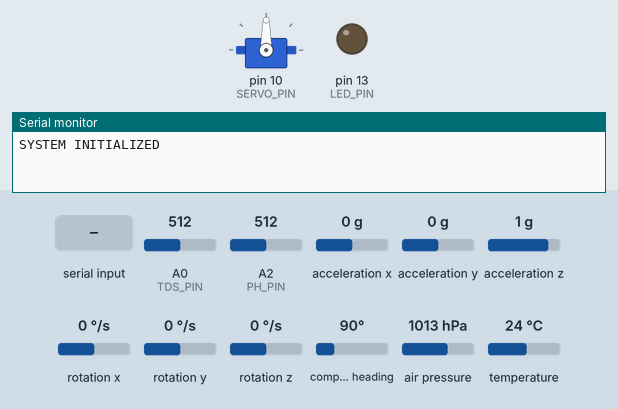
Simulated run of this sketch. Board: Arduino Uno, built with avr-gcc and run on an emulated ATmega328P. Shown: servo, output pins drawn as LEDs (lit = HIGH), the last lines printed to the serial monitor. Dashed ring = blinking. Inputs (shaded band) come from the test bench; at power-on: A0 (TDS_PIN) = 512, A2 (PH_PIN) = 512, acceleration x 0 g, acceleration y 0 g, acceleration z 1 g, rotation x 0 °/s, rotation y 0 °/s, rotation z 0 °/s, compass heading 90°, air pressure 1013 hPa, temperature 24 °C.

Above: at 0.1 s.
1.3 s: "FULL\n" received over Serial
At 1.8 s:
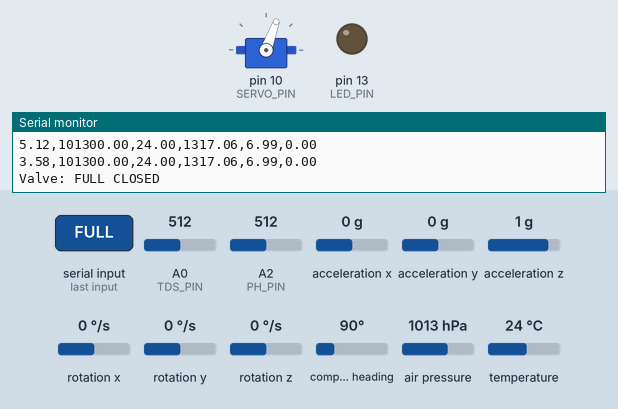
At 2.5 s:
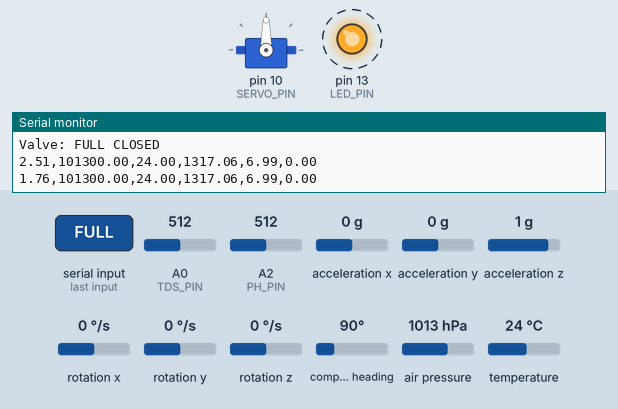
Timing chart, 0 to 10.3 s (numbered marks = the images above; inputs shaded):
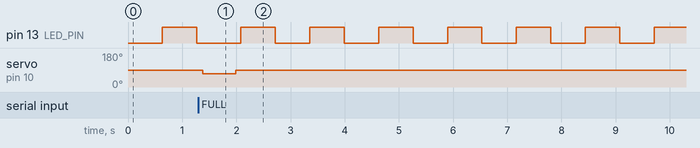

The sketch:

main_controller.ino
```cpp
#include <Wire.h>
#include <Adafruit_BMP085.h>
#include <AS5600.h>
#include <MPU6050.h>
#include <Servo.h>
#include <math.h>


/************* TDS SENSOR MODULE*************/

#define TDS_PIN A0

// ---------- INIT FUNCTION ----------
void initTDS() {
  pinMode(TDS_PIN, INPUT);
}

// ---------- READ FUNCTION ----------
float readTDS() {

  int analogValue = analogRead(TDS_PIN);

  float voltage = analogValue * (5.0 / 1023.0);

  float tds = (133.42 * voltage * voltage * voltage
              - 255.86 * voltage * voltage
              + 857.39 * voltage) * 0.5;

  // remove tiny noise
  if (tds < 10) tds = 0;

  return tds;
}


/************* PH SENSOR MODULE *************/

#define PH_PIN A2
#define PH_SAMPLES 10

float phVoltage = 0;
float phValue = 0;

// ---------- INIT FUNCTION ----------
void initPH() {
  pinMode(PH_PIN, INPUT);
}

// ---------- READ FUNCTION ----------
float readPH() {

  int buffer[PH_SAMPLES];

  // take multiple readings
  for (int i = 0; i < PH_SAMPLES; i++) {
    buffer[i] = analogRead(PH_PIN);
    delay(10);  // small delay for stability
  }

  // sort values (for median filtering)
  for (int i = 0; i < PH_SAMPLES - 1; i++) {
    for (int j = i + 1; j < PH_SAMPLES; j++) {
      if (buffer[i] > buffer[j]) {
        int temp = buffer[i];
        buffer[i] = buffer[j];
        buffer[j] = temp;
      }
    }
  }

  // take median value
  int medianValue = buffer[PH_SAMPLES / 2];

  // convert to voltage
  phVoltage = medianValue * (5.0 / 1023.0);

  // convert to pH (approximate formula)
  phValue = 7 + ((2.5 - phVoltage) / 0.18);

  return phValue;
}

/************* BMP180 SENSOR MODULE *************/

#include <Wire.h>
#include <Adafruit_BMP085.h>

Adafruit_BMP085 bmp;

// ---------- INIT FUNCTION ----------
void initBMP() {
  if (!bmp.begin(0x77)) {
    Serial.println("BMP180 init failed!");
  }
}

// ---------- READ PRESSURE ----------
float readPressure() {
  return bmp.readPressure();   // returns in Pascals (Pa)
}

// ---------- READ TEMPERATURE ----------
float readBMPTemperature() {
  return bmp.readTemperature();  // returns in °C
}

// ---------- READ ALTITUDE (OPTIONAL) ----------
float readAltitude() {
  return bmp.readAltitude();   // meters
}

/************* STATUS LED MODULE *************/

#define LED_PIN 13

unsigned long ledPreviousMillis = 0;
const long ledInterval = 500;  // blink every 500ms
bool ledState = false;

// ---------- INIT FUNCTION ----------
void initLED() {
  pinMode(LED_PIN, OUTPUT);
}

// ---------- UPDATE FUNCTION ----------
void updateLED() {
  unsigned long currentMillis = millis();

  if (currentMillis - ledPreviousMillis >= ledInterval) {
    ledPreviousMillis = currentMillis;

    ledState = !ledState;
    digitalWrite(LED_PIN, ledState);
  }
}

/************* ANEMOMETER MODULE (AS5600) *************/

#include <Wire.h>
#include <AS5600.h>

AS5600 as5600;

// internal state
float anemoPrevAngle = 0;
unsigned long anemoPrevTime = 0;
float anemoRPMFiltered = 0;

// ---------- INIT FUNCTION ----------
void initAnemometer() {
  Wire.begin();
  anemoPrevTime = millis();
}

// ---------- READ FUNCTION ----------
float readFlowRate() {

  unsigned long currentTime = millis();

  float rawAngle = as5600.readAngle();
  float angle = rawAngle * 360.0 / 4096.0;

  float deltaAngle = angle - anemoPrevAngle;

  // wrap-around handling
  if (deltaAngle < -180) deltaAngle += 360;
  if (deltaAngle > 180) deltaAngle -= 360;

  unsigned long deltaTime = currentTime - anemoPrevTime;

  float rpm = 0;

  if (deltaTime > 50) {
    rpm = (deltaAngle / 360.0) * (60000.0 / deltaTime);

    rpm = abs(rpm);

    // noise filter
    if (rpm < 1) rpm = 0;

    // smoothing (exponential)
    anemoRPMFiltered = (anemoRPMFiltered * 0.7) + (rpm * 0.3);

    anemoPrevAngle = angle;
    anemoPrevTime = currentTime;
  }

  return anemoRPMFiltered;
}


/************* MPU6050 VIBRATION MODULE *************/

// object (keep this!)
MPU6050 mpu;

// internal state
float vibrationFiltered = 0;

// ---------- INIT FUNCTION ----------
void initMPU() {
  mpu.initialize();

  if (!mpu.testConnection()) {
    Serial.println("MPU6050 init failed!");
  }
}

// ---------- READ FUNCTION ----------
float readVibration() {

  int16_t ax, ay, az;
  mpu.getAcceleration(&ax, &ay, &az);

  float vibration = sqrt((float)ax * ax + (float)ay * ay + (float)az * az);

  vibration = vibration / 16384.0;
  vibration = abs(vibration - 1.0);

  if (vibration < 0.02) vibration = 0;

  vibrationFiltered = (vibrationFiltered * 0.7) + (vibration * 0.3);

  return vibrationFiltered;
}


/************* SERVO VALVE MODULE *************/

// object (keep this!)
Servo valveServo;

#define SERVO_PIN 10

int servoNeutral = 90;

// tuning values
int quatDelay = 300;
int halfDelay = 600;
int fullDelay = 600;

// ---------- INIT FUNCTION ----------
void initServo() {
  valveServo.attach(SERVO_PIN);
  valveServo.write(servoNeutral);
}

// ---------- COMMAND FUNCTION ----------
void controlValve(String cmd) {

  cmd.trim();

  if (cmd == "FULL") {
    Serial.println("Valve: FULL CLOSED");

    valveServo.write(servoNeutral - 20);
    delay(fullDelay);
    valveServo.write(servoNeutral);
  }

  else if (cmd == "QUAT") {
    Serial.println("Valve: 25% OPEN");

    valveServo.write(servoNeutral + 10);
    delay(quatDelay);
    valveServo.write(servoNeutral);
  }

  else if (cmd == "HALF") {
    Serial.println("Valve: 50% OPEN");

    valveServo.write(servoNeutral + 25);
    delay(halfDelay);
    valveServo.write(servoNeutral);
  }
}

/************* SETUP *************/
void setup() {
  Serial.begin(9600);
  Wire.begin();

  initTDS();
  initPH();
  initBMP();
  initLED();
  initAnemometer();
  initMPU();
  initServo();

  Serial.println("SYSTEM INITIALIZED");
}

/************* LOOP *************/
void loop() {

  // 🔹 LED heartbeat
  updateLED();

  // 🔹 Read sensors
  float flow = readFlowRate();
  float pressure = readPressure();
  float temperature = readBMPTemperature();
  float tds = readTDS();
  float ph = readPH();
  float vibration = readVibration();

  // 🔹 SERIAL OUTPUT (HUMAN READABLE)
  Serial.print(flow); Serial.print(",");
  Serial.print(pressure); Serial.print(",");
  Serial.print(temperature); Serial.print(",");
  Serial.print(tds); Serial.print(",");
  Serial.print(ph); Serial.print(",");
  Serial.println(vibration);
  // 🔹 SERIAL COMMAND CONTROL (for Python later)
  if (Serial.available()) {
    String cmd = Serial.readStringUntil('\n');
    controlValve(cmd);
  }

  delay(100);
}
```

Measured:
- after the input at 1.3 s, servo on pin 10 (SERVO_PIN): 90° → 70° after 0.08 s, → 90° 0.60 s later
- by itself, pin 13 (LED_PIN): alternates HIGH for 0.64 s and LOW for 0.64 s
